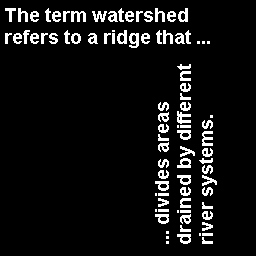
%> input picture Mathematical_Morphology_examples/text.png, 256 x 256 px
$ octave MathMorphTextRectangle.m   (GNU Octave 9; MATLAB toolbox functions it lacks are replaced by stand-ins)
%> lines starting %> are read from the running program, lines starting %| are printed output that depends on the picture; in (x1, y1, x2, y2) boxes, pixels count from 0 and x2, y2 are one past the last pixel; in counts of white or black regions, pixels touching at a corner belong together; the program's own positions count from 1
%% Introduction to image processing workshop - semester two
%% You can run this code and check the results in the "Command Window"
%% Mathematical morphology image function
%%   /\
%%  /!!\
%% /!!!!\  Make sure that you load the image package using
%%/______\ "pkg load image"
%% Basic examples of Mathematical morphology: cameraman image
%% Made by Romuald Jolivot for BU introduction to image processing workshop


% Clear all previous data use clear function and closing all potential windows using close function for all data
clear all, close all

%%%%%%%%%%%%%%%%%%%%%%%%%%%%%%%%%%%%%%%%%%%%%%%%%%%%%%%%%%%%%%%%%%%%%%%%%%%%%%%%
%% Load image into a variable
%%%%%%%%%%%%%%%%%%%%%%%%%%%%%%%%%%%%%%%%%%%%%%%%%%%%%%%%%%%%%%%%%%%%%%%%%%%%%%%%


% Load an image using dialog box function uigetfile
% uigetfile function to get the file path and file name
%[filename, filepath]=uigetfile({"*.png;*.jpg","Choose cameraman image to load"});
% load the image using file path and file name put into Diskd bracked and separated with a comma ,
%Im = imread([filepath,filename]);


%% Load an image with the file name
Im = imread("text.png");
%> Im: size 256x256 logical; 7.3% white in thin lines or dots, all inside (x1, y1, x2, y2) = (5, 8, 217, 244)


%%%%%%%%%%%%%%%%%%%%%%%%%%%%%%%%%%%%%%%%%%%%%%%%%%%%%%%%%%%%%%%%%%%%%%%%%%%%%%%%
%% Structuring element: Rectangle
% Size 2 3
SESQ3=strel("rectangle",[2 3]);

% Size 3 5
SESQ5=strel("rectangle",[3 5]);

% Size 5 7
SESQ7=strel("rectangle",[5 7]);


% Apply erosion using Rectangle with different size
% Erosion Rectangle [2 3]
ImErSq3 = imerode(Im,SESQ3);
%> ImErSq3: size 256x256 logical; 2.3% white in thin lines or dots, all inside (x1, y1, x2, y2) = (6, 8, 216, 243)
% Erosion Rectangle [3 5]
ImErSq5 = imerode(Im,SESQ5);
%> ImErSq5: size 256x256 logical; 0.36% white in thin lines or dots, all inside (x1, y1, x2, y2) = (7, 9, 211, 243)
% Erosion Rectangle [5 7]
ImErSq7 = imerode(Im,SESQ7);
%> ImErSq7: size 256x256 logical; every value is 0

% Display the results for Erosion Rectangle [2 3], [3 5], [5 7]

figure(1)
subplot(2,2,1)
imshow(Im)
title("Original Image")
subplot(2,2,2)
imshow(ImErSq3)
title("Erosion Rectangle [2 3]")
subplot(2,2,3)
imshow(ImErSq5)
title("Erosion Rectangle [3 5]")
subplot(2,2,4)
imshow(ImErSq7)
title("Erosion Rectangle [5 7]")

% Apply dilation using Disk with different size
% Dilation Rectangle [2 3]
ImDiSq3 = imdilate(Im,SESQ3);
%> ImDiSq3: size 256x256 logical; 12.6% white; 39 white regions, largest, box (x1, y1, x2, y2) and area: (91, 8, 189, 23) 1046, (103, 30, 151, 49) 566, (4, 30, 59, 45) 564
% Dilation Rectangle [3 5]
ImDiSq5 = imdilate(Im,SESQ5);
%> ImDiSq5: size 256x256 logical; 16.7% white; 17 white regions, largest, box (x1, y1, x2, y2) and area: (90, 7, 190, 23) 1320, (197, 114, 219, 197) 1155, (175, 63, 193, 141) 1150
% Dilation Rectangle [5 7]
ImDiSq7 = imdilate(Im,SESQ7);
%> ImDiSq7: size 256x256 logical; 20.9% white; 10 white regions, largest, box (x1, y1, x2, y2) and area: (2, 6, 191, 24) 2920, (174, 113, 220, 198) 1918, (85, 28, 213, 50) 1906

% Display the results for Dilation Rectangle [2 3], [3 5], [5 7]

figure(2)
subplot(2,2,1)
imshow(Im)
title("Original Image")
subplot(2,2,2)
imshow(ImDiSq3)
title("Dilation Rectangle [2 3]")
subplot(2,2,3)
imshow(ImDiSq5)
title("Dilation Rectangle [3 5]")
subplot(2,2,4)
imshow(ImDiSq7)
title("Dilation Rectangle [5 7]")


% Apply opening using Disk with different size
% Opening Rectangle [2 3]
ImOpSq3 = imopen(Im,SESQ3);
%> ImOpSq3: size 256x256 logical; 6.1% white; 111 white regions (25 under 20 px), largest, box (x1, y1, x2, y2) and area: (129, 33, 139, 48) 99, (178, 8, 188, 22) 85, (117, 30, 127, 44) 85
% Opening Rectangle [3 5]
ImOpSq5 = imopen(Im,SESQ5);
%> ImOpSq5: size 256x256 logical; 1.9% white; 44 white regions (13 under 20 px), largest, box (x1, y1, x2, y2) and area: (177, 130, 191, 133) 42, (177, 165, 191, 168) 42, (177, 175, 191, 178) 42
% Opening Rectangle [5 7]
ImOpSq7 = imopen(Im,SESQ7);

% Display the results for opening Rectangle [2 3], [3 5], [5 7]

figure(3)
subplot(2,2,1)
imshow(Im)
title("Original Image")
subplot(2,2,2)
imshow(ImOpSq3)
title("Opening Rectangle [2 3]")
subplot(2,2,3)
imshow(ImOpSq5)
title("Opening Rectangle [3 5]")
subplot(2,2,4)
imshow(ImOpSq7)
title("Opening Rectangle [5 7]")

% Apply closing using Disk with different size
% Closing Rectangle [2 3]
ImClSq3 = imclose(Im,SESQ3);
%> ImClSq3: size 256x256 logical; 8.2% white; 50 white regions (4 under 20 px), largest, box (x1, y1, x2, y2) and area: (92, 8, 188, 22) 697, (104, 30, 150, 48) 379, (5, 30, 58, 44) 360
% Closing Rectangle [3 5]
ImClSq5 = imclose(Im,SESQ5);
%> ImClSq5: size 256x256 logical; 10.4% white; 18 white regions, largest, box (x1, y1, x2, y2) and area: (92, 8, 188, 22) 982, (177, 64, 191, 140) 682, (199, 115, 217, 196) 659
% Closing Rectangle [5 7]
ImClSq7 = imclose(Im,SESQ7);
%> ImClSq7: size 256x256 logical; 12.1% white; 15 white regions, largest, box (x1, y1, x2, y2) and area: (92, 8, 188, 22) 1049, (177, 64, 191, 140) 835, (199, 115, 217, 196) 835

% Display the results for Closing Rectangle [2 3], [3 5], [5 7]

figure(4)
subplot(2,2,1)
imshow(Im)
title("Original Image")
subplot(2,2,2)
imshow(ImClSq3)
title("Closing Rectangle [2 3]")
subplot(2,2,3)
imshow(ImClSq5)
title("Closing Rectangle [3 5]")
subplot(2,2,4)
imshow(ImClSq7)
title("Closing Rectangle [5 7]")


%% Applying erosion twice
ImErSq3_2 = imerode(ImErSq3,SESQ3);
%> ImErSq3_2: size 256x256 logical; 0.36% white in thin lines or dots, all inside (x1, y1, x2, y2) = (7, 8, 211, 242)

figure(5)
subplot(1,3,1)
imshow(Im)
title("Original Image")
subplot(1,3,2)
imshow(ImErSq3)
title("Erosion Rectangle [2 3]")
subplot(1,3,3)
imshow(ImErSq3)
title("Erosion Rectangle [2 3] x2")

%% Applying dilation twice
ImDiSq3_2 = imdilate(ImDiSq3,SESQ3);
%> ImDiSq3_2: size 256x256 logical; 16.7% white; 17 white regions, largest, box (x1, y1, x2, y2) and area: (90, 8, 190, 24) 1320, (197, 115, 219, 198) 1155, (175, 64, 193, 142) 1150

figure(6)
subplot(1,3,1)
imshow(Im)
title("Original Image")
subplot(1,3,2)
imshow(ImDiSq3)
title("Dilation Rectangle [2 3]")
subplot(1,3,3)
imshow(ImDiSq3_2)
title("Dilation Rectangle [2 3] x2")


%%%%%%%%%%%%%%%%%%%%%%%%%%%%%%%%%%%%%%%%%%%%%%%%%%%%%%%%%%%%%%%%%%%%%%%%%%%%%%%%
%% Add salt and pepper noise
ImAddNoise = imnoise(double(Im), "salt & pepper",0.02);
%> ImAddNoise: size 256x256 double; values 0 (black) and 1 (white), 8.1% white in thin lines or dots

% Apply erosion using Disk with different size
% Erosion Rectangle [2 3]
ImErSq3Noise = imerode(ImAddNoise,SESQ3);
% Erosion Rectangle [3 5]
ImErSq5Noise = imerode(ImAddNoise,SESQ5);
% Erosion Rectangle [5 7]
ImErSq7Noise = imerode(ImAddNoise,SESQ7);
%> ImErSq7Noise: size 256x256 double; every value is 0

% Display the results for Erosion Disk 3

figure(7)
subplot(2,2,1)
imshow(ImAddNoise)
title("Noisy Image")
subplot(2,2,2)
imshow(ImErSq3Noise)
title("Erosion Rectangle [2 3]")
subplot(2,2,3)
imshow(ImErSq5Noise)
title("Erosion Rectangle [3 5]")
subplot(2,2,4)
imshow(ImErSq7Noise)
title("Erosion Rectangle [5 7]")

% Apply dilation using Disk with different size
% Dilation Disk 3
ImDiSq3Noise = imdilate(ImAddNoise,SESQ3);
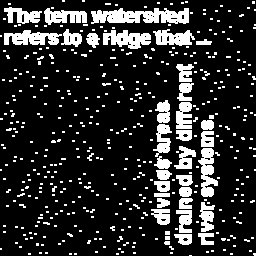
%> ImDiSq3Noise: size 256x256 double; values 0 (black) and 1 (white), 17.7% white; 468 white regions (430 under 20 px), largest, box (x1, y1, x2, y2) and area: (91, 8, 189, 24) 1089, (103, 30, 151, 49) 581, (4, 30, 62, 45) 577
% Dilation Rectangle [2 3]
ImDiSq5Noise = imdilate(ImAddNoise,SESQ5);
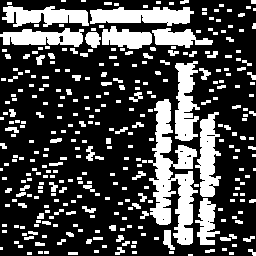
%> ImDiSq5Noise: size 256x256 double; values 0 (black) and 1 (white), 28.3% white; 336 white regions (234 under 20 px), largest, box (x1, y1, x2, y2) and area: (148, 99, 198, 245) 3358, (90, 7, 194, 26) 1399, (175, 61, 200, 141) 1295
% Dilation Disk 3
ImDiSq7Noise = imdilate(ImAddNoise,SESQ7);
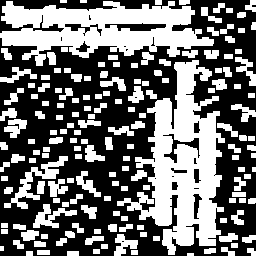
%> ImDiSq7Noise: size 256x256 double; values 0 (black) and 1 (white), 44.3% white; 168 white regions, largest, box (x1, y1, x2, y2) and area: (117, 60, 225, 255) 9440, (0, 1, 214, 66) 7632, (4, 156, 68, 209) 807

% Display the results for Dilation Rectangle [2 3], [3 5], [5 7]

figure(8)
subplot(2,2,1)
imshow(ImAddNoise)
title("Noisy Image")
subplot(2,2,2)
imshow(ImDiSq3Noise)
title("Dilation Disk 5")
subplot(2,2,3)
imshow(ImDiSq5Noise)
title("Dilation Rectangle [3 5]")
subplot(2,2,4)
imshow(ImDiSq7Noise)
title("Dilation Rectangle [5 7]")


% Apply opening using Disk with different size
% Opening Disk 5
ImOpSq3Noise = imopen(ImAddNoise,SESQ3);
%> ImOpSq3Noise: size 256x256 double; values 0 (black) and 1 (white), 5.9% white; 118 white regions (34 under 20 px), largest, box (x1, y1, x2, y2) and area: (129, 33, 139, 48) 98, (117, 30, 127, 44) 85, (178, 9, 188, 22) 74
% Opening Rectangle [3 5]
ImOpSq5Noise = imopen(ImAddNoise,SESQ5);
%> ImOpSq5Noise: size 256x256 double; values 0 (black) and 1 (white), 1.8% white; 41 white regions (10 under 20 px), largest, box (x1, y1, x2, y2) and area: (177, 130, 191, 133) 42, (177, 165, 191, 168) 42, (155, 181, 169, 184) 42
% Opening Rectangle [5 7]
ImOpSq7Noise = imopen(ImAddNoise,SESQ7);

% Display the results for opening Rectangle [2 3], [3 5], [5 7]

figure(9)
subplot(2,2,1)
imshow(ImAddNoise)
title("Noisy Image")
subplot(2,2,2)
imshow(ImOpSq3Noise)
title("Opening Rectangle [2 3]")
subplot(2,2,3)
imshow(ImOpSq5Noise)
title("Opening Rectangle [3 5]")
subplot(2,2,4)
imshow(ImOpSq7Noise)
title("Opening Rectangle [5 7]")

% Apply closing using Disk with different size
% Closing Rectangle [2 3]
ImClSq3Noise = imclose(ImAddNoise,SESQ3);
%> ImClSq3Noise: size 256x256 double; values 0 (black) and 1 (white), 9.3% white; 546 white regions (502 under 20 px), largest, box (x1, y1, x2, y2) and area: (92, 8, 188, 23) 722, (104, 30, 150, 48) 388, (5, 30, 58, 44) 368
% Closing Rectangle [3 5]
ImClSq5Noise = imclose(ImAddNoise,SESQ5);
%> ImClSq5Noise: size 256x256 double; values 0 (black) and 1 (white), 11.8% white; 462 white regions (447 under 20 px), largest, box (x1, y1, x2, y2) and area: (92, 8, 192, 23) 1013, (177, 64, 196, 140) 740, (4, 7, 87, 25) 731
% Closing Rectangle [5 7]
ImClSq7Noise = imclose(ImAddNoise,SESQ7);
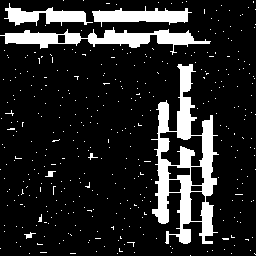
%> ImClSq7Noise: size 256x256 double; values 0 (black) and 1 (white), 14.4% white; 382 white regions (375 under 20 px), largest, box (x1, y1, x2, y2) and area: (151, 64, 219, 244) 4606, (0, 27, 211, 55) 2097, (92, 6, 192, 27) 1094

% Display the results for Closing Rectangle [2 3], [3 5], [5 7]

figure(10)
subplot(2,2,1)
imshow(ImAddNoise)
title("Noisy Image")
subplot(2,2,2)
imshow(ImClSq3Noise)
title("Closing Rectangle [2 3]")
subplot(2,2,3)
imshow(ImClSq5Noise)
title("Closing Rectangle [3 5]")
subplot(2,2,4)
imshow(ImClSq7Noise)
title("Closing Rectangle [5 7]")


%% Applying erosion twice
ImErSq3_2Noise = imerode(ImErSq3Noise,SESQ3);

figure(11)
subplot(1,3,1)
imshow(ImAddNoise)
title("Noisy Image")
subplot(1,3,2)
imshow(ImErSq3Noise)
title("Erosion Rectangle [2 3]")
subplot(1,3,3)
imshow(ImErSq3_2Noise)
title("Erosion Rectangle [2 3] x2")

%% Applying dilation twice
ImDiSq3_2Noise = imdilate(ImDiSq3Noise,SESQ3);
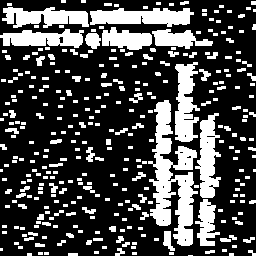
%> ImDiSq3_2Noise: size 256x256 double; values 0 (black) and 1 (white), 28.3% white; 336 white regions (234 under 20 px), largest, box (x1, y1, x2, y2) and area: (148, 100, 198, 246) 3358, (90, 8, 194, 27) 1399, (175, 62, 200, 142) 1295

figure(12)
subplot(1,3,1)
imshow(ImAddNoise)
title("Noisy Image")
subplot(1,3,2)
imshow(ImDiSq3Noise)
title("Dilation Rectangle [2 3]")
subplot(1,3,3)
imshow(ImDiSq3_2Noise)
title("Dilation Rectangle [2 3] x2")

%%%%%%%%%%%%%%%%%%%%%%%%%%%%%%%%%%%%%%%%%%%%%%%%%%%%%%%%%%%%%%%%%%%%%%%%%%%%%%%%
%% Getting External gradient, Internal gradient and Gradient image

% External gradient = Image dilated (with 3x3 Disk) - Image original
ExtGradientIm = ImDiSq3 - Im;
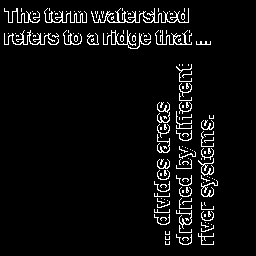
%> ExtGradientIm: size 256x256 double; values 0 (black) and 1 (white), 5.3% white in thin lines or dots, all inside (x1, y1, x2, y2) = (4, 8, 218, 245)

% Internal gradien = Image original - Image eroded (with 3x3 Disk)
IntGradientIm = Im - ImErSq3;

GradientImage = ExtGradientIm - IntGradientIm;
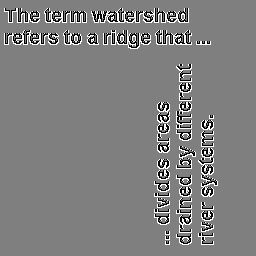
%> GradientImage: size 256x256 double; min -1, max 1, mean 0.00317; drawn with min black and max white

% Display result of gradients
figure(13)
subplot(2,2,1)
imshow(Im)
title("Original Image")
subplot(2,2,2)
imshow(ExtGradientIm)
title("External Gradient Image")
subplot(2,2,3)
imshow(IntGradientIm)
title("Internal Gradient Image")
subplot(2,2,4)
imshow(GradientImage)
title("Gradient Image")
